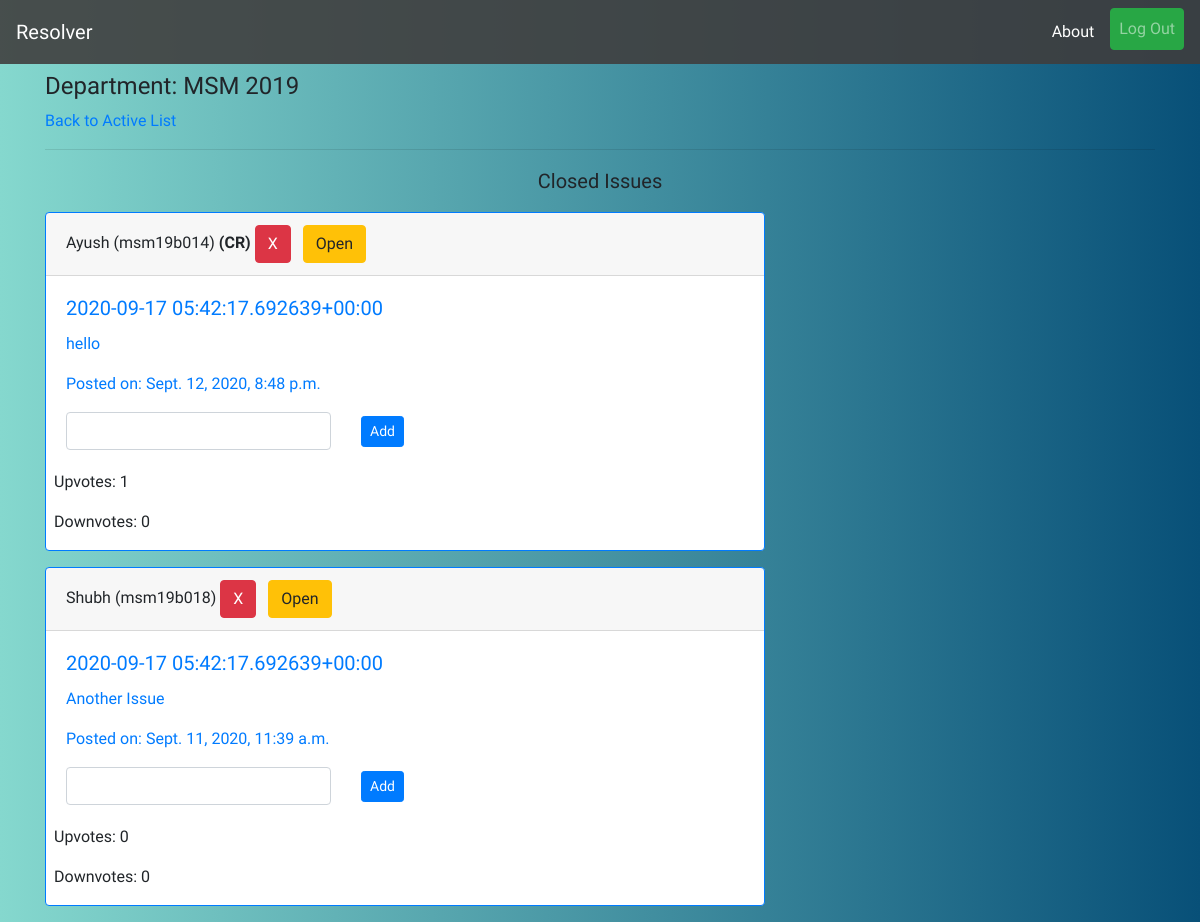
Screenshot of /close/ (signed in) with the database file from the repository.
### profiles/models.py (models this page shows, shortened)
class User(AbstractUser):
    pass

class UserInfo(models.Model):
    user = models.OneToOneField(User,on_delete=models.CASCADE,related_name='info')
    is_cr = models.BooleanField(default=False)
    department = models.CharField(max_length=3)
    join_year = models.CharField(max_length=4)
    institute = models.ForeignKey(Institute,on_delete=models.CASCADE,related_name='allusers')
    registered_on = models.DateTimeField(auto_now_add=True)
    total_upvotes = models.IntegerField(default=0)
    total_downvotes = models.IntegerField(default=0)
    total_novotes = models.IntegerField(default=0)
    class Meta:
        ordering = ['-total_upvotes','-total_downvotes','-total_novotes']

### reporter/models.py (models this page shows, shortened)
class Report(models.Model):
    user = models.ForeignKey(UserInfo,on_delete=models.CASCADE,blank=True)
    title = models.CharField('Subject',max_length=56)
    content = models.TextField('Issue')
    department = models.CharField(max_length=3,blank=True)
    year = models.CharField(max_length=4,blank=True)
    timestamp = models.DateTimeField(auto_now_add=True)
    updated = models.DateTimeField(auto_now=True)
    active = models.BooleanField(default=True)
    resolved = models.BooleanField(default=False)
    cr_line = models.CharField(max_length=256,null=True,blank=True)
    upvotes = models.IntegerField(default=0)
    downvotes = models.IntegerField(default=0)
    deadline = models.DateTimeField(null=True)
    class Meta:
        ordering = ['-timestamp']

### reporter/views.py (the view)
# urls.py: path('close/',views.close_view,name='close-stage'),
@login_required
def close_view(request):
    if(request.user.info.is_cr):
        if(request.method=='POST'):
            id_ = int(request.POST.get('id',None))
            resolve_message = request.POST.get('c-line',None)
            obj = Report.objects.get(id=id_)
            obj.cr_line = resolve_message
            obj.save()
        qs = Report.objects.filter(active=False,department=request.user.info.department,year=request.user.info.join_year,resolved=False).order_by('-updated')
        return render(request,'reporter/closed.html',{'issue_list':qs})
    raise PermissionDenied

### reporter/templates/reporter/closed.html (shortened to what this page needs)
{% extends 'base.html' %}
{% load static %}
{% block content %}
{% if request.user.is_authenticated %}
    <h4 class=mt-2>Department: {{request.user.info.department|upper}} {{request.user.info.join_year}}</h4>
    <a href="{% url 'reporter:index' %}">Back to Active List</a>
    <hr>
    <p class="mt-2 lead text-center">Closed Issues</p>
    {% for issue in issue_list %}
    <div class="card border-primary mb-3" style="max-width: 45rem;">
        <div class="card-header">{{issue.user.user.first_name}} ({{issue.user.user.username}}) {% if issue.user.is_cr %}<strong>(CR)</strong>{% endif %} {% if request.user.info.is_cr %}<button type="button" class="btn btn-danger" data-toggle="modal" data-target="#deleteModal">X</button> <a class="btn btn-warning ml-2" href="{% url 'reporter:close-issue' issue.id %}">Open</a> {% endif %} {% if issue.cr_line %}<a class="btn btn-success" href="{% url 'reporter:resolve-issue' issue.id %}">Resolve</a>{% endif %}</div>
        <div class="card-body text-primary">
          <h5 class="card-title">{{issue.title}}</h5>
          <p class="card-text" >{{issue.content}}</p>
          <p class="card-text">Posted on: {{issue.timestamp}}</p>
          {% if issue.cr_line %}
          <p class="card-text resolve-message"><em>Resolved Message: </em><span style="color: black;">{{issue.cr_line}}</span></p>
          <a class="btn btn-dark" href="{% url 'reporter:resolve-line-delete' issue.id %}">Remove Message</a>
          {% else %}
          <form action="{% url 'reporter:close-stage' %}" method="post">
            <div class="row">
              <div class="col-lg-5 col-md-7 col-sm-8">
                <input class="form-control" type="text" name="c-line">
              </div>
              <div class="col-2">
                  <input class="btn btn-primary btn-sm mt-1" type="submit" value="Add">
              </div>
            </div>
          </form>
          {% endif %}
        </div>
        <div class="results ml-2">
          <p>Upvotes: {{issue.upvotes}}</p>
          <p>Downvotes: {{issue.downvotes}}</p>
        </div>
    </div>
    {% empty %}
    <p class="lead">No Issues Closed!</p>
    {% endfor %}
{% endif %}
{% endblock %}

### static/css/style.css (style rules this page uses)
body { background: #085078; background: -webkit-linear-gradient(to right, #85D8CE, #085078); background: linear-gradient(to right, #85D8CE, #085078); font-family: 'Courier Prime', sans-serif; }

### rows the page displays
User: user.info.department "MSM", user.info.join_year "2019"
Report: user.user.first_name "Ayush", user.user.username "msm19b014", shows "(CR)", title "2020-09-17 05:42:17.692639+00:00", content "hello", timestamp "Sept. 12, 2020, 8:48 p.m.", upvotes "1", downvotes "0"
Report: user.user.first_name "Shubh", user.user.username "msm19b018", title "2020-09-17 05:42:17.692639+00:00", content "Another Issue", timestamp "Sept. 11, 2020, 11:39 a.m.", upvotes "0", downvotes "0"
